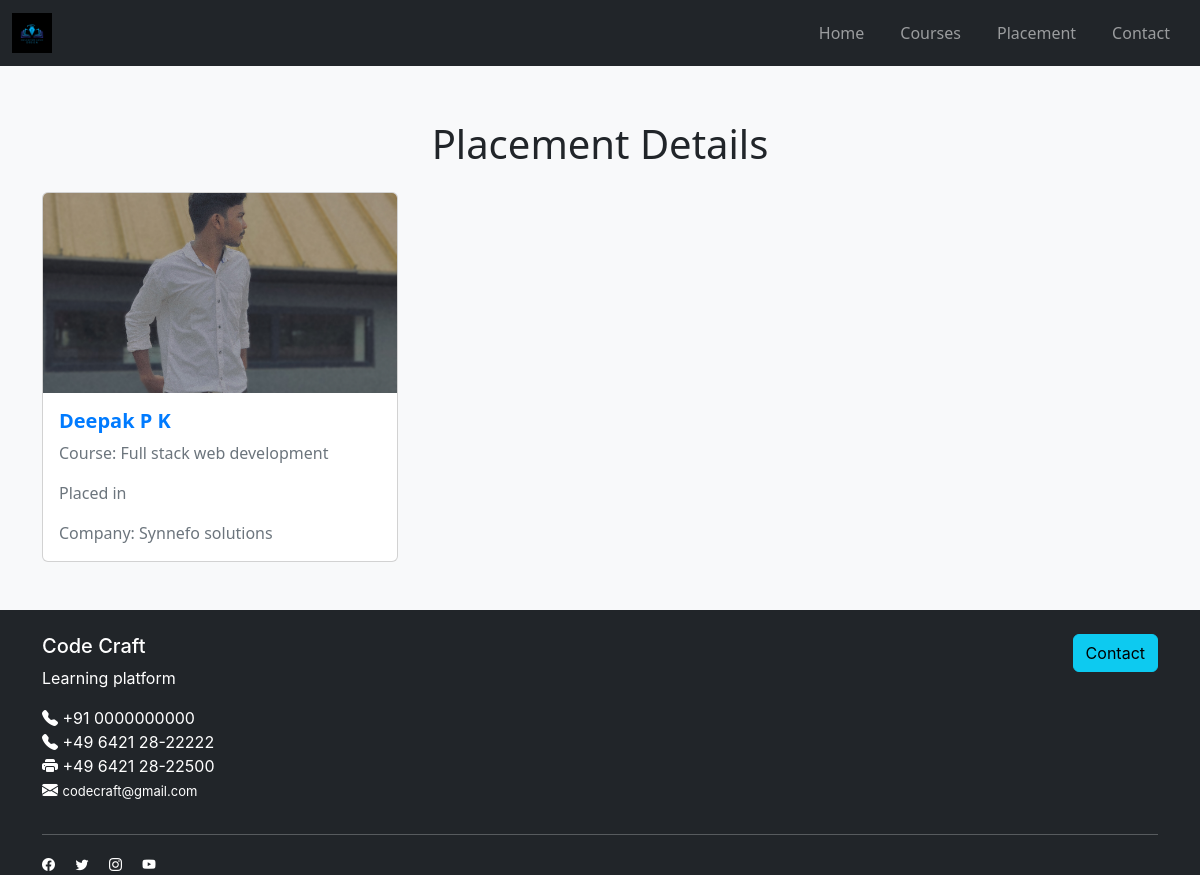
The page /placement on the database its author committed.
### app/models.py (models this page shows)
class Placement(models.Model):
    name=models.TextField()
    course_name=models.TextField()
    img=models.FileField()
    company=models.TextField()

### app/views.py (the view)
# urls.py: path('placement',views.placement),
def placement(req):
    data=Placement.objects.all()
    return render(req, 'placement.html', {'placements': data})

### template/placement.html (shortened to what this page needs)
<!DOCTYPE html>
<html lang="en">
<head>
    {% load static %}
    <link href="https://cdn.jsdelivr.net/npm/bootstrap@5.3.0-alpha3/dist/css/bootstrap.min.css" rel="stylesheet">
    <link href="https://cdn.jsdelivr.net/npm/bootstrap-icons/font/bootstrap-icons.css" rel="stylesheet">
</head>
<body>
    <nav class="navbar navbar-expand-lg navbar-dark bg-dark fixed-top">
        <div class="container-fluid">
            <a class="navbar-brand" href="#">
                <img src="{% static 'img/logo.webp' %}" alt="Logo">
            </a>
            <div class="collapse navbar-collapse" id="navbarNav">
                <ul class="navbar-nav ms-auto">
                    <li class="nav-item">
                        <a class="nav-link" href="../">Home</a>
                    </li>
                    <li class="nav-item">
                        <a class="nav-link" href="courses">Courses</a>
                    </li>
                    <li class="nav-item">
                        <a class="nav-link" href="placement">Placement</a>
                    </li>
                    <li class="nav-item">
                        <a class="nav-link" href="contact">Contact</a>
                    </li>
                </ul>
            </div>
        </div>
    </nav><br>
    <h1>Placement</h1>
    <div class="container my-5">
        <h1 class="text-center mb-4">Placement Details</h1>
        <div class="row row-cols-1 row-cols-md-2 row-cols-lg-3 g-4">
            {% for p in placements %}
            <div class="col">
                <div class="card">
                    <img src="{{ p.img.url }}" class="card-img-top" alt="">
                    <div class="card-body">
                        <h5 class="card-title">{{ p.name }}</h5>
                        <p class="card-text">Course: {{ p.course_name }}</p>
                        <p class="card-text">Placed in </p>
                        <p class="card-text">Company: {{ p.company }}</p>
                    </div>
                </div>
            </div>
            {% endfor %}
        </div>
    </div>
    <footer class="bg-dark text-white pt-4">
        <div class="container">
          <div class="row">
            <div class="col-md-6">
              <h5>Code Craft</h5>
              <p>Learning platform<br></p>
              <ul class="list-unstyled">
                <li><i class="bi bi-telephone-fill"></i> +91 0000000000</li>
                <li><i class="bi bi-telephone-fill"></i> +49 6421 28-22222</li>
                <li><i class="bi bi-printer-fill"></i> +49 6421 28-22500</li>
                <li><i class="bi bi-envelope-fill"></i> <a href="" class="text-white text-decoration-none">codecraft@gmail.com</a></li>
              </ul>
            </div>
            <div class="col-md-6 text-md-end">
              <a href="contact" class="btn btn-info">Contact</a>
            </div>
          </div>
          <hr class="border-light my-3" style="align-items: center;">
          <div class="row">
            <div class="col-md-6" >
              <a href="#" class="text-white me-3"><i class="bi bi-facebook"></i></a>
              <a href="#" class="text-white me-3"><i class="bi bi-twitter"></i></a>
              <a href="#" class="text-white me-3"><i class="bi bi-instagram"></i></a>
              <a href="#" class="text-white"><i class="bi bi-youtube"></i></a>
            </div>
          </div>
        </div>
      </footer>
</body>
</html>

### template/placement.html (style rules this page uses)
.navbar-brand img { height: 40px; }
.nav-link { text-transform: capitalize; margin: 0 10px; }
.navbar-nav { align-items: center; }
body { background-color: #f8f9fa; }
.card { transition: transform 0.3s, box-shadow 0.3s; }
.card-img-top { height: 200px; object-fit: cover; }
.card-title { font-weight: bold; color: #007bff; }
.card-text { color: #6c757d; }
footer { font-family: FFDINforPuma, Inter, -apple-system, system-ui, BlinkMacSystemFont, "Segoe UI", Roboto, "Helvetica Neue", Arial, sans-serif; display: flex; }
footer a { text-decoration: none; color: rgb(162, 162, 162); font-size: small; }

### rows shown on the page
Placement: img (picture), name "Deepak P K", course_name "Full stack web development", company "Synnefo solutions"
